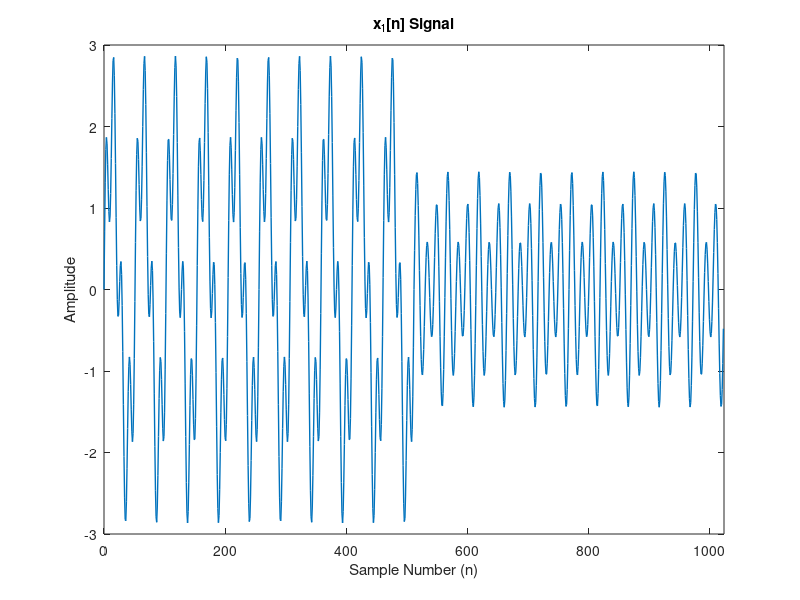
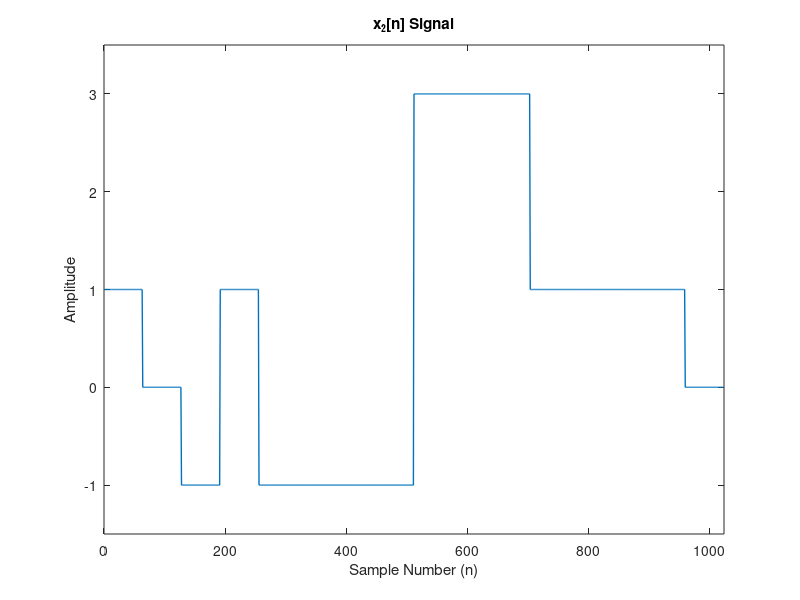
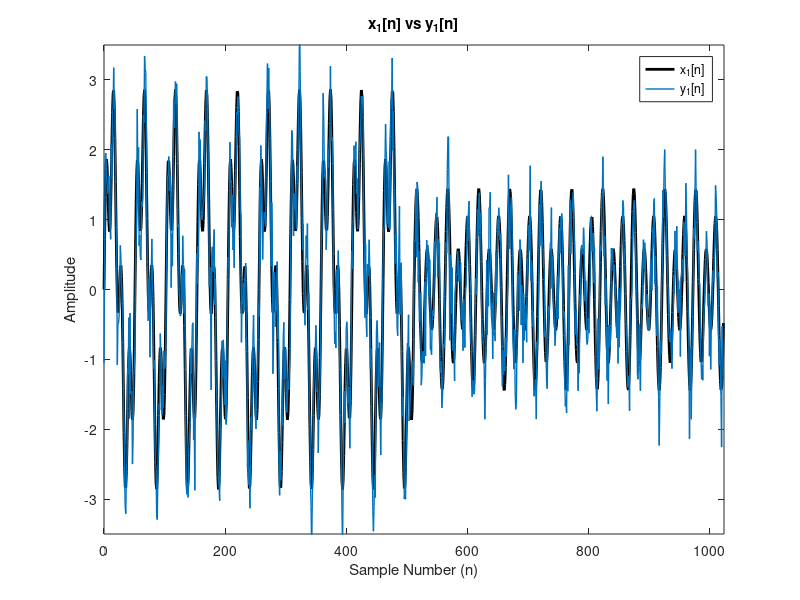
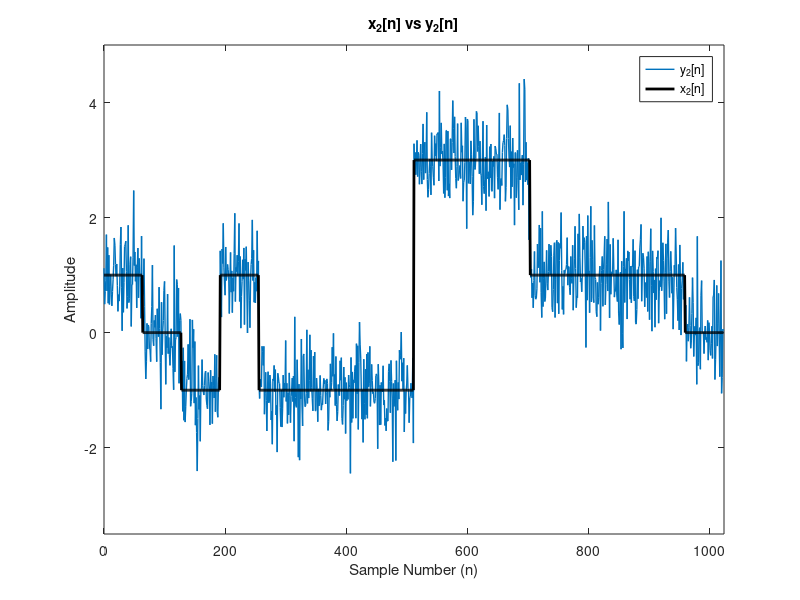

Write the MATLAB code that produced these figures, in order. (Note: this script raises an error after producing the figures.)
%% 2. Discrete Wavelet Transform
%% 2.1 Introduction
%% 2.2 Applying DWT with the Wavelet Toolbox in MATLAB
%% 2.2.1 Creating the x_1[n] and x_2[n] Signals

clc;
clearvars; 
close all; 

% Sampling frequency
f_s = 512;

% x_1[n] Signal
t_part_1_x_1 = 0:1:511;
t_part_2_x_1 = 512:1:1023;
t_1 = [t_part_1_x_1 t_part_2_x_1];

x_1_part_1 = 2*sin(20* pi* t_part_1_x_1/f_s) + sin(80* pi* t_part_1_x_1/f_s);
x_1_part_2 = 0.5*sin(40* pi* t_part_2_x_1/f_s) + sin(60* pi* t_part_2_x_1/f_s);
 
x_1 = [x_1_part_1,x_1_part_2];
figure ('Name', 'x_1[n]')
plot(t_1,x_1, 'LineWidth',1);
axis([0 1024 -3 3]);
title('x_1[n] Signal')
xlabel('Sample Number (n)')
ylabel('Amplitude');

% x_2[n] Signal
n_2 = 0:1:1023;

x_2 = zeros(1, length(n_2));
x_2(1:64) = x_2(1:64) + ones(1,64);
x_2(193:256) = x_2(193:256) + 2*ones(1,length(x_2(193:256)));
x_2(129:512) = x_2(129:512) - ones(1,length(x_2(129:512)));
x_2(513:704) = x_2(513:704) + 3*ones(1,length(x_2(513:704)));
x_2(705:960) = x_2(705:960) + ones(1,length(x_2(705:960)));

figure ('Name', 'x_2[n]')
plot(n_2, x_2, 'LineWidth', 1);
axis([0 1024 -1.5 3.5]);
title('x_2[n] Signal')
xlabel('Sample Number (n)')
ylabel('Amplitude');

%% 2.2.1.1 Corrupting x_1[n] and x_2[n] with AWGN

rng(1);

y_1 = awgn(x_1, 10, 'measured');
y_2 = awgn(x_2, 10, 'measured');

figure ('Name', 'Noisy x_1 Signal')
plot(t_1, x_1, 'k', 'LineWidth', 2)
hold on
plot(t_1, y_1, 'LineWidth', 1)
hold off
axis([0 1024 -3.5 3.5]);
title('x_1[n] vs y_1[n]')
xlabel('Sample Number (n)')
ylabel('Amplitude');
legend('x_1[n]','y_1[n]');

figure ('Name', 'Noisy x_2 Signal')
plot(n_2, y_2, 'LineWidth', 1)
hold on
plot(n_2, x_2, 'k', 'LineWidth', 2)
hold off
axis([0 1024 -3.5 5]);
title('x_2[n] vs y_2[n]')
xlabel('Sample Number (n)')
ylabel('Amplitude');
legend('y_2[n]','x_2[n]');

%% 2.2.2 Observing the Morphology of Haar and Daubechies Tap 9 Wavelets

% Haar Wavelet
wavelet_1 = 'haar';
[phi_Haar, psi_Haar, val_Haar] = wavefun(wavelet_1, 10); 

figure ('Name','Haar Wavelet')

subplot(1,2,1);
plot(val_Haar, psi_Haar, 'b','LineWidth',1);
title('Haar Wavelet Function');

subplot(1,2,2);
plot(val_Haar, phi_Haar,'r', 'LineWidth',1);
title('Haar Scaling Function');

% Daubechies tap 9
wavelet_2 = 'db9';
[phi_Daube, psi_Daube, val_Daube] = wavefun(wavelet_2, 10); 

figure  ('Name','Daubechies tap 9 Wavelet')

subplot(1,2,1);
plot(val_Daube, psi_Daube,'b', 'LineWidth',1);
title('Daubechies Tap 9 Wavelet Function');

subplot(1,2,2);
plot(val_Daube, phi_Daube, 'r', 'LineWidth',1);
title('Daubechies Tap 9 Scaling Function');

% Uncomment the following line, if you want to use the wavelet analyzer
% When the GUI appears,use the option display -> wavelet display and select
% the wavelet type and its parameters

% waveletAnalyzer

%% 2.2.3 Calculating the 10-level Decomposition of the Signal

% Noisy x_1[n] Decomposition
[dec_haar_y_1, dec_len] = wavedec(y_1, 10, 'haar');
haar_10_1 = appcoef(dec_haar_y_1, dec_len, 'haar');
[dec_haar_1_1, dec_haar_2_1, dec_haar_3_1, dec_haar_4_1, dec_haar_5_1, dec_haar_6_1, dec_haar_7_1 ,dec_haar_8_1, dec_haar_9_1, dec_haar_10_1] = detcoef(dec_haar_y_1, dec_len, 1:1:10);

[dec_db_y_1, dec_len] = wavedec(y_1, 10, 'db9');
db_10_1 = appcoef(dec_db_y_1, dec_len, 'db9');
[dec_db_1_1, dec_db_2_1, dec_db_3_1, dec_db_4_1, dec_db_5_1, dec_db_6_1, dec_db_7_1 ,dec_db_8_1, dec_db_9_1, dec_db_10_1] = detcoef(dec_db_y_1, dec_len, 1:1:10);

% Noisy x_2[n] Decomposition
[dec_haar_y_2, dec_len] = wavedec(y_2, 10, 'haar');
haar_10_2 = appcoef(dec_haar_y_2, dec_len, 'haar');
[dec_haar_1_2, dec_haar_2_2, dec_haar_3_2, dec_haar_4_2, dec_haar_5_2, dec_haar_6_2, dec_haar_7_2 ,dec_haar_8_2, dec_haar_9_2, dec_haar_10_2] = detcoef(dec_haar_y_2, dec_len, 1:1:10);

[dec_db_y_2, dec_len] = wavedec(y_2, 10, 'db9');
db_10_2 = appcoef(dec_db_y_2, dec_len, 'db9');
[dec_db_1_2, dec_db_2_2, dec_db_3_2, dec_db_4_2, dec_db_5_2, dec_db_6_2, dec_db_7_2 ,dec_db_8_2, dec_db_9_2, dec_db_10_2] = detcoef(dec_db_y_2, dec_len, 1:1:10);

nLevelDecomposedSignalPlot(y_1,'haar',10);
nLevelDecomposedSignalPlot(y_1, 'db9', 10);
nLevelDecomposedSignalPlot(y_2,'haar',10);
nLevelDecomposedSignalPlot(y_2, 'db9', 10);

%% 2.2.4 Using Inverse DWT to Reconstruct the Signal

% Reconstructing y_1 - Haar
haar_A9_1 = idwt(haar_10_1, dec_haar_10_1, 'haar');
haar_A8_1 = idwt(haar_A9_1, dec_haar_9_1, 'haar');
haar_A7_1 = idwt(haar_A8_1, dec_haar_8_1, 'haar');
haar_A6_1 = idwt(haar_A7_1, dec_haar_7_1, 'haar');
haar_A5_1 = idwt(haar_A6_1, dec_haar_6_1, 'haar');
haar_A4_1 = idwt(haar_A5_1, dec_haar_5_1, 'haar');
haar_A3_1 = idwt(haar_A4_1, dec_haar_4_1, 'haar');
haar_A2_1 = idwt(haar_A3_1, dec_haar_3_1, 'haar');
haar_A1_1 = idwt(haar_A2_1, dec_haar_2_1, 'haar');

y_1_haar_recons = idwt(haar_A1_1, dec_haar_1_1, 'haar');

figure
plot(t_1, y_1_haar_recons, 'LineWidth',1);
title('Reconstructed y_1[n] - Haar');
xlabel('Sample Number (n)');
ylabel('Amplitude');
xlim([0,1023])

% Reconstructing y_1 - DB9
db9_A9_1 = idwt(db_10_1, dec_db_10_1, 'db9');
db9_A8_1 = idwt(db9_A9_1, dec_db_9_1, 'db9');
db9_A7_1 = idwt(db9_A8_1, dec_db_8_1, 'db9');
db9_A6_1 = idwt(db9_A7_1, dec_db_7_1, 'db9');
db9_A5_1 = idwt(db9_A6_1, dec_db_6_1, 'db9');
db9_A4_1 = idwt(db9_A5_1, dec_db_5_1, 'db9');
db9_A3_1 = idwt(db9_A4_1(1:79), dec_db_4_1, 'db9');
db9_A2_1 = idwt(db9_A3_1, dec_db_3_1, 'db9');
db9_A1_1 = idwt(db9_A2_1, dec_db_2_1, 'db9');

y_1_db_recons = idwt(db9_A1_1, dec_db_1_1, 'db9');

figure
plot(t_1, y_1_db_recons, 'LineWidth',1);
title('Reconstructed y_1[n] - DB9');
xlabel('Sample Number (n)');
ylabel('Amplitude');
xlim([0,1023])

% Reconstructing y_2 - Haar
haar_A9_2 = idwt(haar_10_2, dec_haar_10_2, 'haar');
haar_A8_2 = idwt(haar_A9_2, dec_haar_9_2, 'haar');
haar_A7_2 = idwt(haar_A8_2, dec_haar_8_2, 'haar');
haar_A6_2 = idwt(haar_A7_2, dec_haar_7_2, 'haar');
haar_A5_2 = idwt(haar_A6_2, dec_haar_6_2, 'haar');
haar_A4_2 = idwt(haar_A5_2, dec_haar_5_2, 'haar');
haar_A3_2 = idwt(haar_A4_2, dec_haar_4_2, 'haar');
haar_A2_2 = idwt(haar_A3_2, dec_haar_3_2, 'haar');
haar_A1_2 = idwt(haar_A2_2, dec_haar_2_2, 'haar');

y_2_haar_recons = idwt(haar_A1_2, dec_haar_1_2, 'haar');

figure
plot(n_2, y_2_haar_recons, 'LineWidth',1);
title('Reconstructed y_2[n] - Haar');
xlabel('Sample Number (n)');
ylabel('Amplitude');
xlim([0,1023])

db9_A9_2 = idwt(db_10_2, dec_db_10_2, 'db9');
db9_A8_2 = idwt(db9_A9_2, dec_db_9_2, 'db9');
db9_A7_2 = idwt(db9_A8_2, dec_db_8_2, 'db9');
db9_A6_2 = idwt(db9_A7_2, dec_db_7_2, 'db9');
db9_A5_2 = idwt(db9_A6_2, dec_db_6_2, 'db9');
db9_A4_2 = idwt(db9_A5_2, dec_db_5_2, 'db9');
db9_A3_2 = idwt(db9_A4_2(1:79), dec_db_4_2, 'db9');
db9_A2_2 = idwt(db9_A3_2, dec_db_3_2, 'db9');
db9_A1_2 = idwt(db9_A2_2, dec_db_2_2, 'db9');

y_2_db_recons = idwt(db9_A1_2, dec_db_1_2, 'db9');

figure
plot(n_2, y_2_db_recons, 'LineWidth',1);
title('Reconstructed y_2[n] - DB9');
xlabel('Sample Number (n)');
ylabel('Amplitude');
xlim([0,1023])

%% 2.2.4.1 Comparing the Energies the Original and Reconstructed Noisy Signals

energy_y_1 = sum(abs(y_1).^2);
energy_y_1_recons_haar = sum(abs(y_1_haar_recons).^2);
energy_y_1_recons_db9 = sum(abs(y_1_db_recons).^2);

energy_y_2 = sum(abs(y_2).^2);
energy_y_2_recons_haar = sum(abs(y_2_haar_recons).^2);
energy_y_2_recons_db9 = sum(abs(y_2_db_recons).^2);

disp('Energy of y_1: '), disp(energy_y_1)
disp('Energy of Reconstructed y_1 - Haar: '), disp(energy_y_1_recons_haar)
disp('Energy of Reconstructed y_1 - DB9: '), disp(energy_y_1_recons_db9)

disp('Energy of y_2: '), disp(energy_y_2)
disp('Energy of Reconstructed y_2 - Haar: '), disp(energy_y_2_recons_haar)
disp('Energy of Reconstructed y_2 - DB9: '), disp(energy_y_2_recons_db9)

%% 2.3 Signal Denoising with DWT
%% 2.3.1 Plotting the Wavelet Coefficients
%% 2.3.2 Setting a Suitable Threshold
%% 2.3.3 Calculating the RMSE
%% 2.3.4 Repeating the Process with Haar Wavelet

% Note that the first four parts of 2.3 are implemented together in the
% denoiseDWTWavelet.m script.

% Setting the thresholds
thresh_for_y_1 = 0.85;
thresh_for_y_2 = 1.95;

% Denoising, Plotting and Calculating the RMSE
root_mean_sqr_err_haar_1 = denoiseDWTWavelet(y_1, x_1, 'haar', 10, thresh_for_y_1, 'x_1[n]');
root_mean_sqr_err_db9_1 = denoiseDWTWavelet(y_1, x_1, 'db9', 10, thresh_for_y_1, 'x_1[n]');
root_mean_sqr_err_haar_2 = denoiseDWTWavelet(y_2, x_2, 'haar', 10, thresh_for_y_2, 'x_2[n]');
root_mean_sqr_err_db9_2 = denoiseDWTWavelet(y_2, x_2, 'db9', 10, thresh_for_y_2, 'x_2[n]');

disp('root_mean_sqr_err_haar_1 '), disp(root_mean_sqr_err_haar_1)
disp('root_mean_sqr_err_db9_1 '), disp(root_mean_sqr_err_db9_1)
disp('root_mean_sqr_err_haar_2 '), disp(root_mean_sqr_err_haar_2)
disp('root_mean_sqr_err_db9_2 '), disp(root_mean_sqr_err_db9_2)

%% 2.3 Signal Compression with DWT
%% 2.3.1 Obtaining the Discrete Wavelet Coefficients of the ECG Signal
%% 2.3.2 Arranging the Coefficients in the Descending Order
%% 2.3.3 Compressing the Signal and Finding the Compression Ratio

% Note that the parts 2.3.1, 2.3.2 and 2.3.3 are implemented together in
% the following code snippet.

% Loading the signal
ECGsig =  importdata('ECGsig.mat');      
signal_duration = length(ECGsig);

% Sampling Frequency
f_s = 257;
T_s = 1/f_s;
n  = 0:1:(signal_duration-1);

figure
plot(n, ECGsig, 'LineWidth', 1);
title('aV_R Lead of ECG - Time Domain');
xlabel('Sample Number (n)');
ylabel('Voltage (mV)');
xlim([0 length(ECGsig)]);

% Compressing the ECG Signal
levels_to_be_used = ceil(log2(signal_duration));

[root_mean_sqr_err_db9_ecg, K1] = compressDWTECG(ECGsig, ECGsig, 'db9', levels_to_be_used, 0, 'ECG Signal'); 
[root_mean_sqr_err_haar_ecg, K2] = compressDWTECG(ECGsig, ECGsig, 'haar', levels_to_be_used, 0, 'ECG Signal'); 
